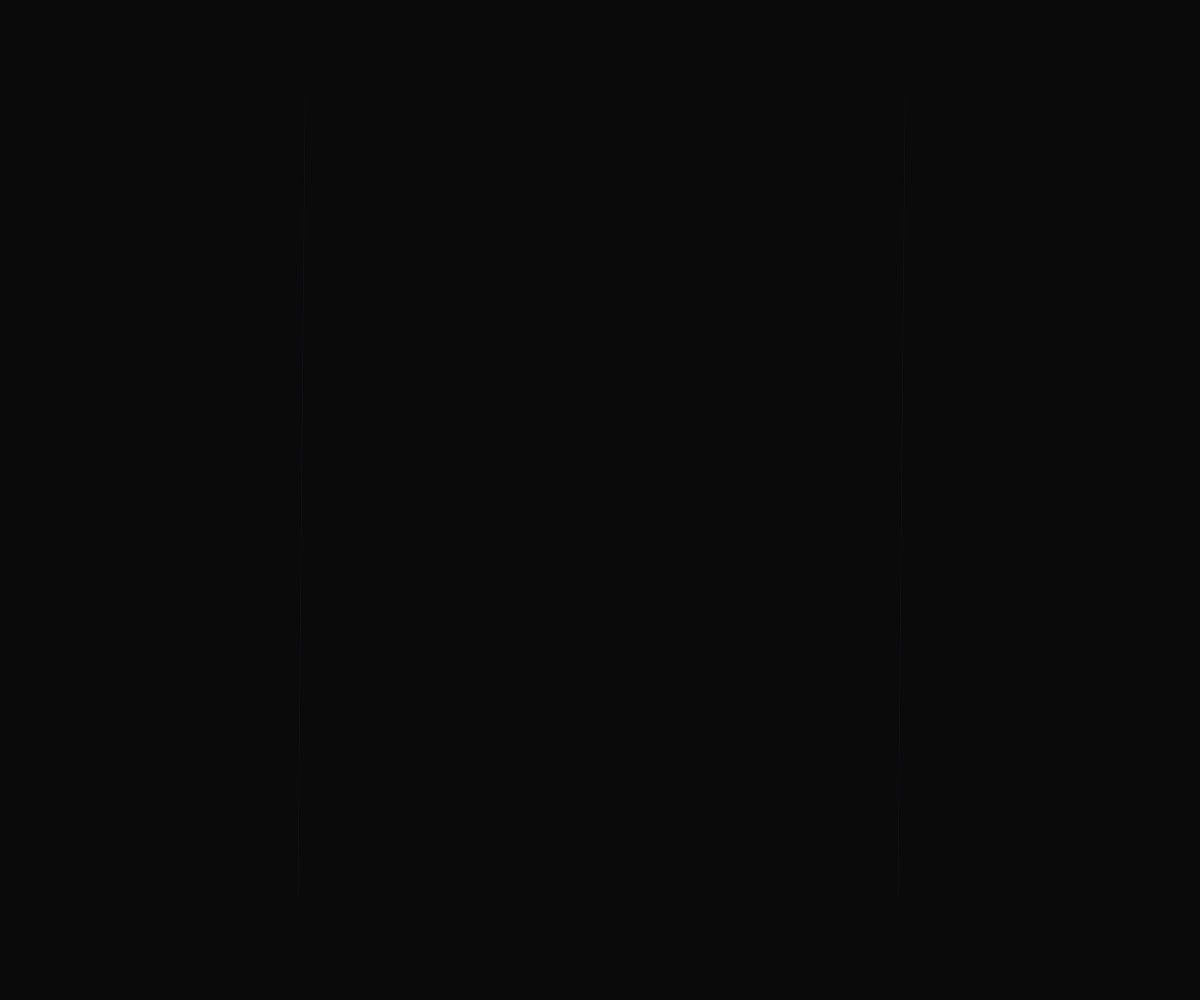
Frame 1 (no input)
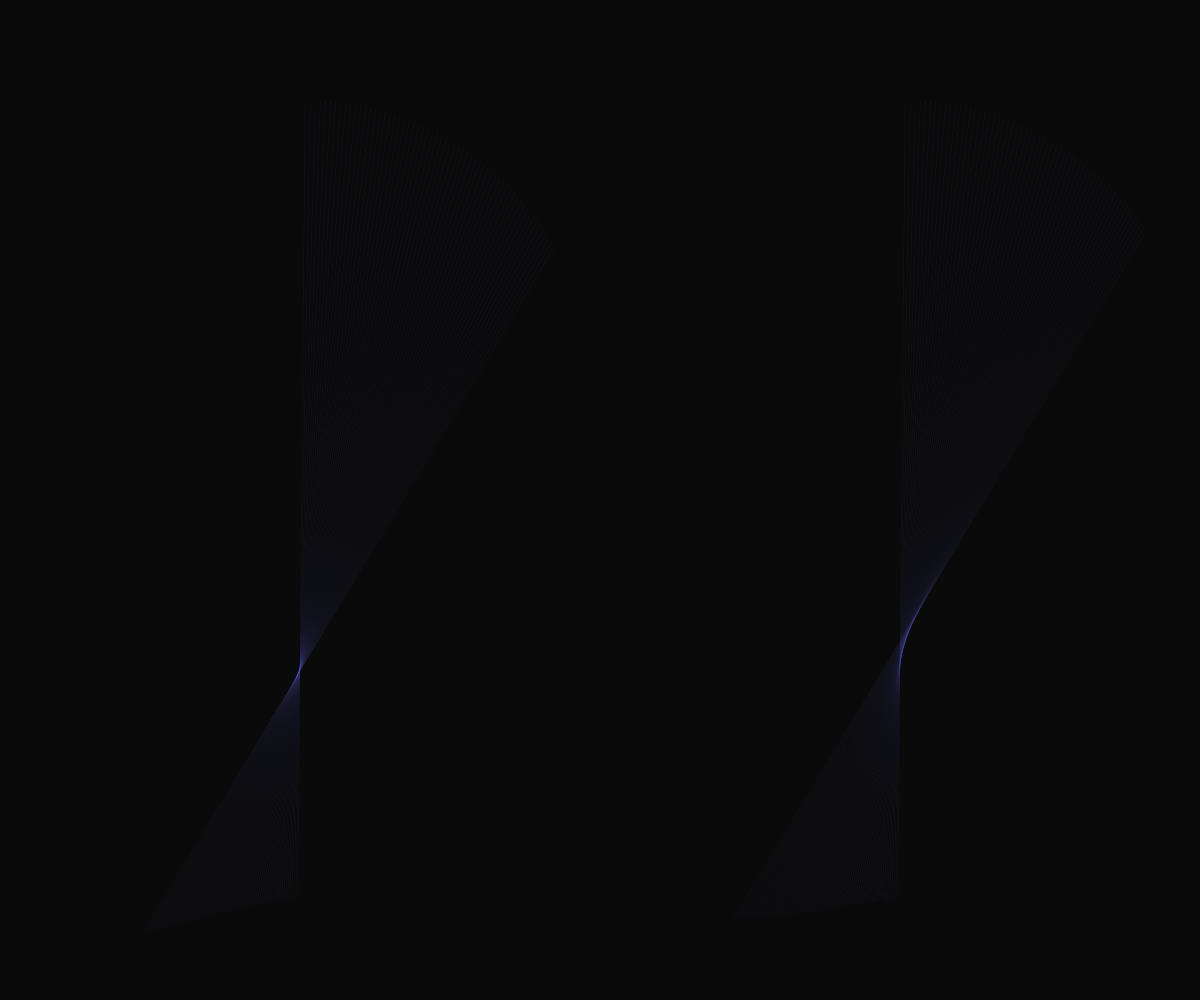
Frame 60 (no input)
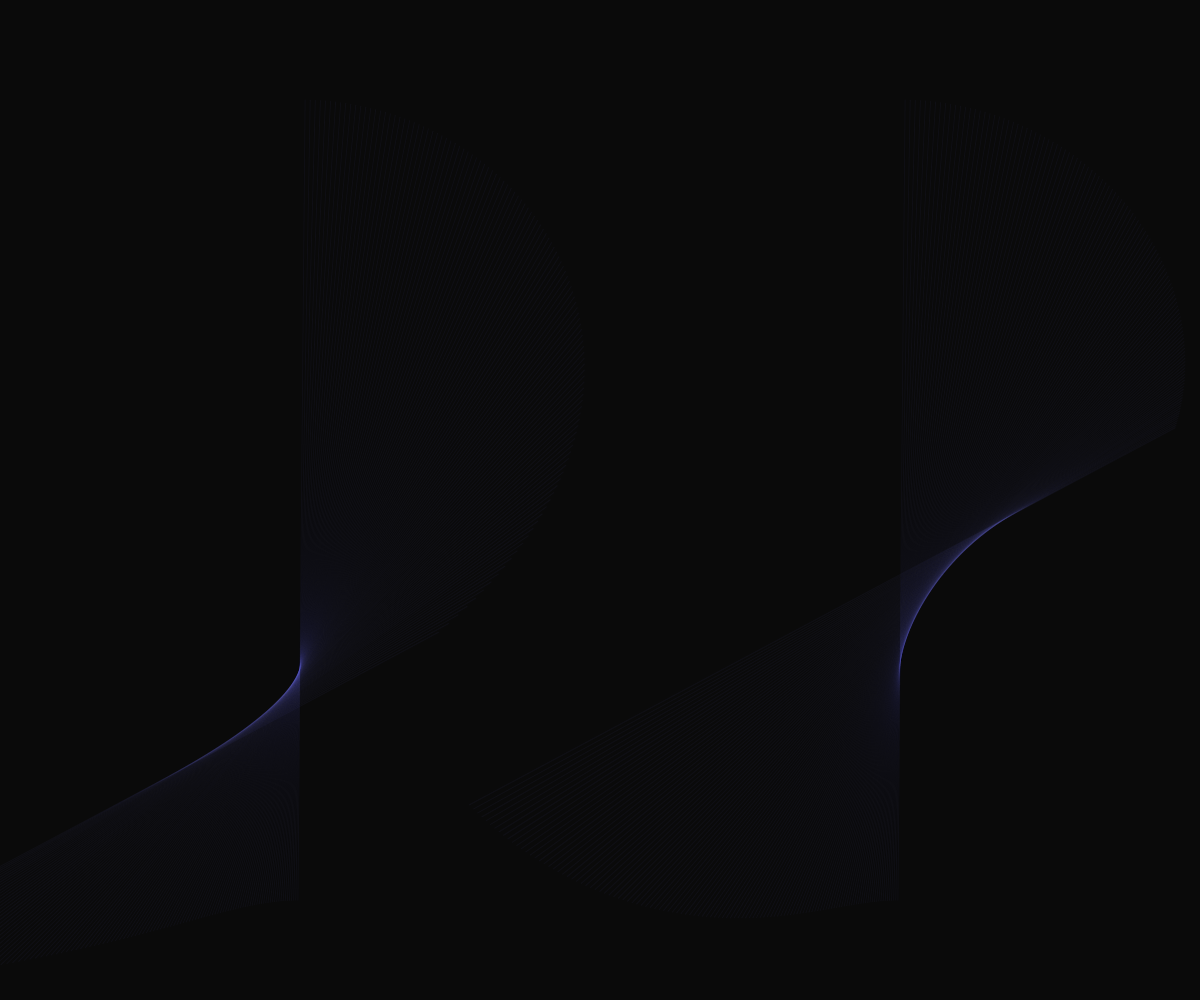
Frame 120 (the mouse pressed at the canvas centre since frame 60)

The p5.js sketch that drew these frames (run headless with seeded random() and noise() and a simulated clock; from frame 60 on, the mouse is pressed at the canvas centre):

// p5.js sketch
// ── sketch.js
function setup() {
	createCanvas(windowWidth, windowHeight);
	background(10);
	stroke(100, 100, 200, 15);
}

function draw() {
	translate(width / 4, height / 2);
	machine(frameCount * 0.009, Math.tan(frameCount * 0.01) * 150, 400);
	translate(width / 2, 0);
	machine(frameCount * 0.009, Math.sin(frameCount * 0.01) * 150, 400);
}

function machine(rotation, radius, barLen) {
	push();
	rotate(rotation);
	translate(radius * Math.cos(rotation), radius * Math.sin(rotation))
	line(0, -barLen, 0, barLen);
	pop();
}
